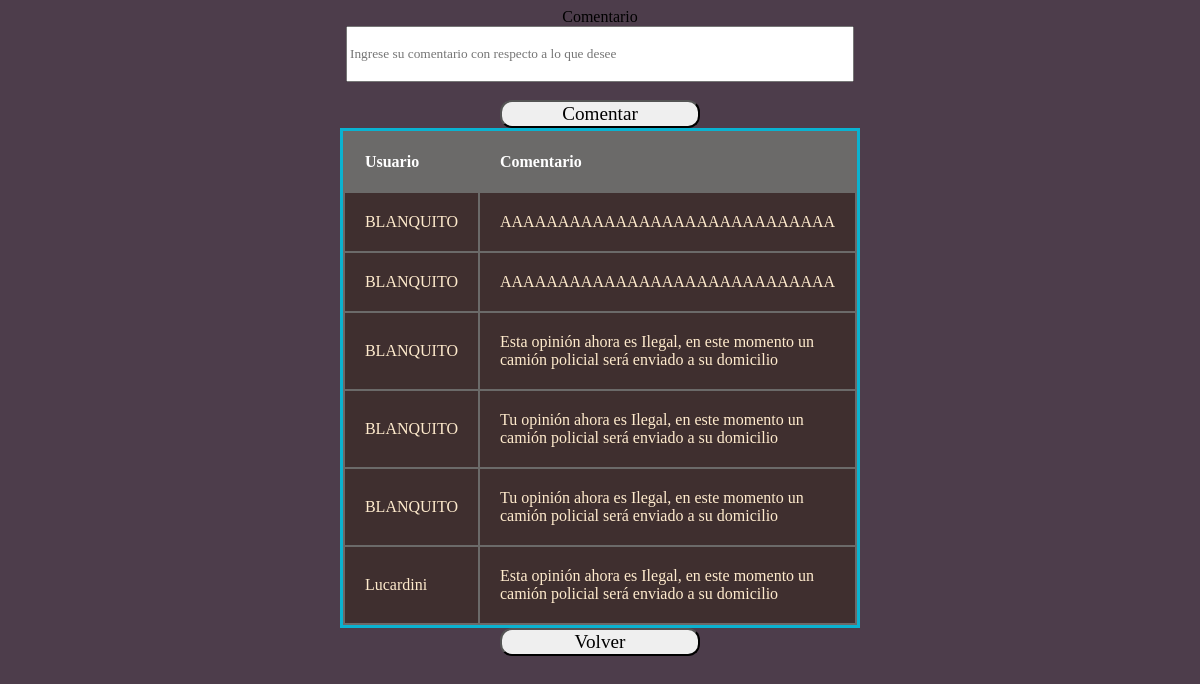
Page /php/Insert-comentario.php (signed in) on the committed database.
### tables this page shows
CREATE TABLE `comentarios` (
  `id` int(11) NOT NULL,
  `nusuario` varchar(255) NOT NULL,
  `Comentario` varchar(255) NOT NULL
);

### php/validar-Comentario.php (the view, shortened to what this page needs)
<?php
include('conexion.php');
                 ?>
                 <?php
	$consulta = "SELECT * FROM `comentarios` ";
	$resultado = mysqli_query($conex,$consulta);
     ?>
		<table class = "tabla2" >
			 <thead>
				 <th class = "col">Usuario</th>
				 <th class = "col">Comentario</th>
			 </thead>
				 <tbody>
                 <?php
                 while($row = $resultado->fetch_assoc()){    ?>
					 <tr>
						 <td class = "fil"><?php  echo $row['nusuario'] ?></td>
                         <td class = "fil"><?php  echo $row['Comentario'] ?></td>
				 <?php }?>
				 </tbody>
		 </table>

### css/css_tabla.css (style rules this page uses)
body { text-align: center; background-color: rgb(77, 61, 75); font-family: 'Alfa Slab One', cursive; }
.tabla2 { width: 300px; background-color: rgb(107, 106, 105); border: solid rgb(10, 179, 209) 3px; color:white; text-align: left; margin: 0 auto; }
th, td { padding:20px; }
thead { width: auto; background-color: rgb(107, 106, 105); border-bottom: solid 5px rgb(10, 66, 122); color:white; }
.fil { background-color: rgb(63, 47, 47); color: blanchedalmond; }

### rows in the picture
comentarios: nusuario "BLANQUITO", Comentario "AAAAAAAAAAAAAAAAAAAAAAAAAAAAA"
comentarios: nusuario "BLANQUITO", Comentario "AAAAAAAAAAAAAAAAAAAAAAAAAAAAA"
comentarios: nusuario "BLANQUITO", Comentario "Esta opinión ahora es Ilegal, en este momento un camión policial será enviado a su domicilio"
comentarios: nusuario "BLANQUITO", Comentario "Tu opinión ahora es Ilegal, en este momento un camión policial será enviado a su domicilio"
comentarios: nusuario "BLANQUITO", Comentario "Tu opinión ahora es Ilegal, en este momento un camión policial será enviado a su domicilio"
comentarios: nusuario "Lucardini", Comentario "Esta opinión ahora es Ilegal, en este momento un camión policial será enviado a su domicilio"
